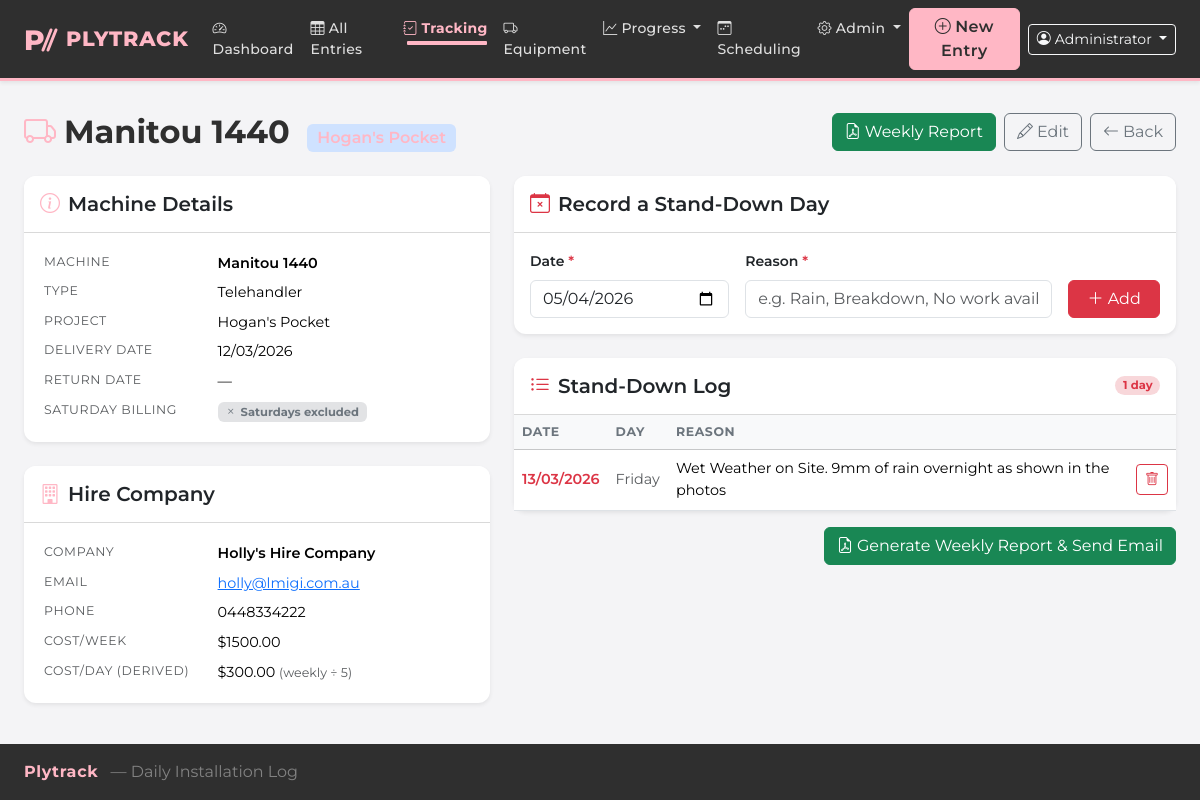
Page /hire/2 (signed in) on the earlier database version.
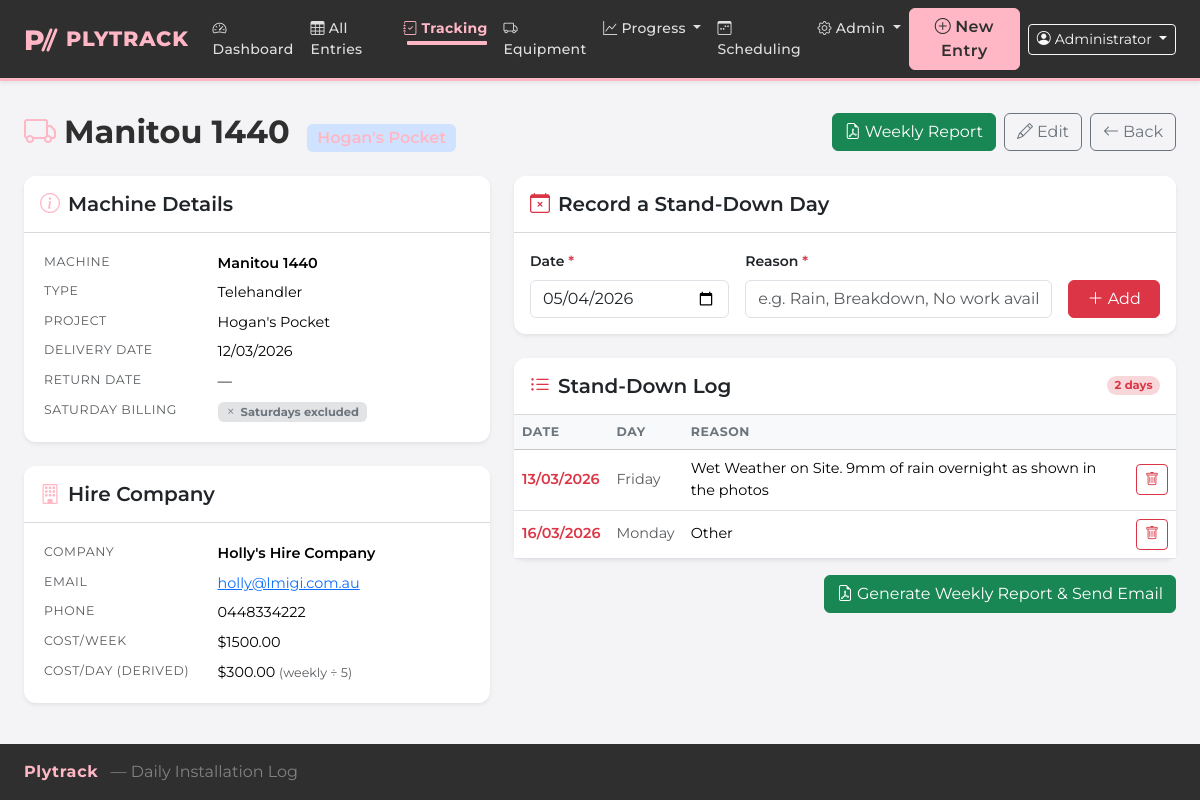
Same page on the later database version.
### models.py (models this page shows, shortened)
class StandDown(db.Model):
    id = db.Column(db.Integer, primary_key=True)
    hired_machine_id = db.Column(db.Integer, db.ForeignKey('hired_machine.id'), nullable=False)
    entry_id = db.Column(db.Integer, db.ForeignKey('daily_entry.id'), nullable=True)
    stand_down_date = db.Column(db.Date, nullable=False)
    reason = db.Column(db.Text, nullable=False)
    created_at = db.Column(db.DateTime, default=datetime.utcnow)
    entry = db.relationship('DailyEntry', backref='stand_downs')

### app.py (the view)
@app.route('/hire/<int:hm_id>')
def hire_detail(hm_id):
    hm = HiredMachine.query.get_or_404(hm_id)
    today = date.today()
    week_start = today - timedelta(days=today.weekday())
    week_end = week_start + timedelta(days=6)
    return render_template('hire/detail.html', hm=hm, week_start=week_start, week_end=week_end)

### app.py (called while the page is built)
@login_manager.user_loader
def load_user(user_id):
    return User.query.get(int(user_id))

@app.context_processor
def inject_active_projects():
    try:
        projects = Project.query.filter_by(active=True).order_by(Project.name).all()
    except Exception:
        projects = []
    return {'_active_projects': projects}

@app.before_request
def require_login():
    public_endpoints = {'login', 'logout', 'static'}
    if request.endpoint not in public_endpoints and not current_user.is_authenticated:
        return redirect(url_for('login', next=request.url))

### models.py (called while the page is built)
    @property
    def is_active(self):
        return self.active

### templates/hire/detail.html (shortened to what the changed rows need)
{% extends "base.html" %}
{% block content %}
<div class="d-flex justify-content-between align-items-center mb-4 flex-wrap gap-2">
  <h2 class="fw-bold mb-0">
    <i class="bi bi-truck me-2 text-primary"></i>{{ hm.machine_name }}
    <span class="badge bg-primary-subtle text-primary fw-semibold fs-6 ms-2">{{ hm.project.name }}</span>
  </h2>
</div>
<div class="row g-4">
  <div class="col-lg-5">
    <div class="card border-0 shadow-sm mb-4">
      <div class="card-body">
        <table class="table table-sm table-borderless mb-0">
          <tr><th class="text-muted fw-normal small" style="width:40%">Machine</th>
              <td class="fw-semibold">{{ hm.machine_name }}</td></tr>
          <tr><th class="text-muted fw-normal small">Type</th>
              <td>{{ hm.machine_type or '—' }}</td></tr>
          <tr><th class="text-muted fw-normal small">Project</th>
              <td>{{ hm.project.name }}</td></tr>
          <tr><th class="text-muted fw-normal small">Delivery Date</th>
              <td>{{ hm.delivery_date.strftime('%d/%m/%Y') if hm.delivery_date else '—' }}</td></tr>
          <tr><th class="text-muted fw-normal small">Return Date</th>
              <td>{{ hm.return_date.strftime('%d/%m/%Y') if hm.return_date else '—' }}</td></tr>
          <tr><th class="text-muted fw-normal small">Saturday Billing</th>
              </tr>
        </table>
      </div>
    </div>
    <div class="card border-0 shadow-sm mb-4">
      <div class="card-body">
        <table class="table table-sm table-borderless mb-0">
          <tr><th class="text-muted fw-normal small" style="width:40%">Company</th>
              <td class="fw-semibold">{{ hm.hire_company or '—' }}</td></tr>
          <tr><th class="text-muted fw-normal small">Email</th>
              </tr>
          <tr><th class="text-muted fw-normal small">Phone</th>
              <td>{{ hm.hire_company_phone or '—' }}</td></tr>
          <tr><th class="text-muted fw-normal small">Cost/Week</th>
              <td>{% if hm.cost_per_week %}${{ '%.2f'|format(hm.cost_per_week) }}{% else %}—{% endif %}</td></tr>
          <tr><th class="text-muted fw-normal small">Cost/Day (derived)</th>
              </tr>
        </table>
      </div>
    </div>
  </div>
  <div class="col-lg-7">
    <div class="card border-0 shadow-sm">
      <div class="card-header bg-white py-3 d-flex justify-content-between align-items-center">
        <h5 class="mb-0 fw-semibold">
          <i class="bi bi-list-ul me-2 text-danger"></i>Stand-Down Log
        </h5>
        <span class="badge bg-danger-subtle text-danger rounded-pill">
          {{ hm.stand_downs|length }} day{{ 's' if hm.stand_downs|length != 1 }}
        </span>
      </div>
      <div class="card-body p-0">
        {% if hm.stand_downs %}
        <table class="table table-hover align-middle mb-0">
          <thead class="table-light">
            <tr>
              <th>Date</th>
              <th>Day</th>
              <th>Reason</th>
              <th></th>
            </tr>
          </thead>
          <tbody>
            {% for sd in hm.stand_downs %}
            <tr>
              <td class="fw-semibold text-nowrap text-danger">{{ sd.stand_down_date.strftime('%d/%m/%Y') }}</td>
              <td class="text-muted">{{ sd.stand_down_date.strftime('%A') }}</td>
              <td>{{ sd.reason }}</td>
              <td class="text-end">
                <form method="POST"
                      action="{{ url_for('standdown_delete', hm_id=hm.id, sd_id=sd.id) }}"
                      onsubmit="return confirm('Remove stand-down for {{ sd.stand_down_date.strftime('%d/%m/%Y') }}?')">
                  <button type="submit" class="btn btn-sm btn-outline-danger" title="Remove">
                    <i class="bi bi-trash"></i>
                  </button>
                </form>
              </td>
            </tr>
            {% endfor %}
          </tbody>
        </table>
        {% else %}
        <div class="text-center py-4 text-muted small">
          <i class="bi bi-calendar-check fs-2 d-block mb-1 text-success"></i>
          No stand-down days recorded yet.
        </div>
        {% endif %}
      </div>
    </div>
  </div>
</div>
{% endblock %}

Differences in the rows shown:
added StandDown: stand_down_date "16/03/2026", stand_down_date "Monday", reason "Other"
Other differences:
{{ hm.stand_downs|length }}: "1" → "2"
{{ 's' if hm.stand_downs|length != 1 }}: (not shown) → "s"
